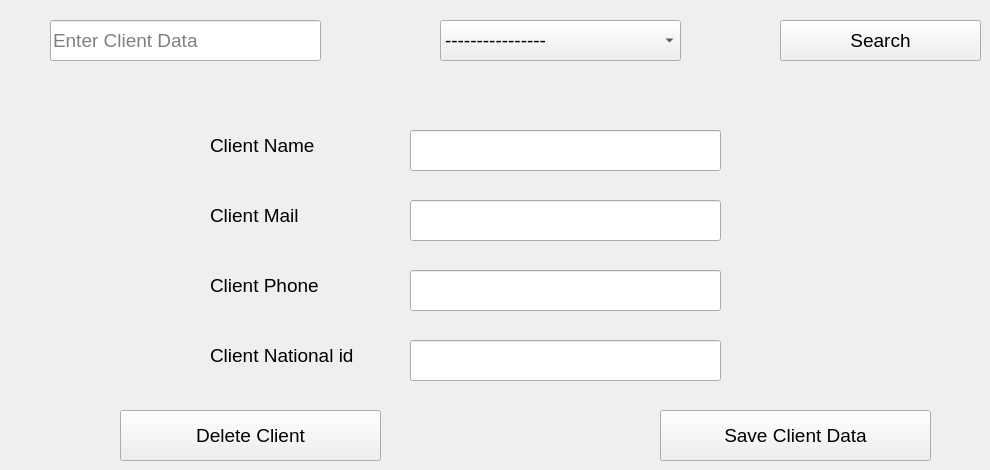
      <widget class="QWidget" name="tab_18">
       <attribute name="title">
        <string>Edit Or Delete Client</string>
       </attribute>
       <widget class="QLineEdit" name="lineEdit_24">
        <property name="geometry">
         <rect>
          <x>50</x>
          <y>20</y>
          <width>271</width>
          <height>41</height>
         </rect>
        </property>
        <property name="font">
         <font>
          <family>Segoe UI</family>
          <pointsize>14</pointsize>
         </font>
        </property>
        <property name="placeholderText">
         <string>Enter Client Data</string>
        </property>
       </widget>
       <widget class="QLineEdit" name="lineEdit_22">
        <property name="geometry">
         <rect>
          <x>410</x>
          <y>340</y>
          <width>311</width>
          <height>41</height>
         </rect>
        </property>
        <property name="font">
         <font>
          <family>Segoe UI</family>
          <pointsize>14</pointsize>
         </font>
        </property>
        <property name="placeholderText">
         <string/>
        </property>
       </widget>
       <widget class="QPushButton" name="pushButton_21">
        <property name="geometry">
         <rect>
          <x>780</x>
          <y>20</y>
          <width>201</width>
          <height>41</height>
         </rect>
        </property>
        <property name="font">
         <font>
          <family>Segoe UI</family>
          <pointsize>14</pointsize>
         </font>
        </property>
        <property name="text">
         <string>Search</string>
        </property>
       </widget>
       <widget class="QLineEdit" name="lineEdit_25">
        <property name="geometry">
         <rect>
          <x>410</x>
          <y>200</y>
          <width>311</width>
          <height>41</height>
         </rect>
        </property>
        <property name="font">
         <font>
          <family>Segoe UI</family>
          <pointsize>14</pointsize>
         </font>
        </property>
        <property name="placeholderText">
         <string/>
        </property>
       </widget>
       <widget class="QLabel" name="label_29">
        <property name="geometry">
         <rect>
          <x>210</x>
          <y>340</y>
          <width>161</width>
          <height>31</height>
         </rect>
        </property>
        <property name="font">
         <font>
          <family>Segoe UI</family>
          <pointsize>14</pointsize>
         </font>
        </property>
        <property name="text">
         <string>Client National id</string>
        </property>
       </widget>
       <widget class="QLabel" name="label_30">
        <property name="geometry">
         <rect>
          <x>210</x>
          <y>270</y>
          <width>161</width>
          <height>31</height>
         </rect>
        </property>
        <property name="font">
         <font>
          <family>Segoe UI</family>
          <pointsize>14</pointsize>
         </font>
        </property>
        <property name="text">
         <string>Client Phone</string>
        </property>
       </widget>
       <widget class="QComboBox" name="comboBox_19">
        <property name="geometry">
         <rect>
          <x>440</x>
          <y>20</y>
          <width>241</width>
          <height>41</height>
         </rect>
        </property>
        <property name="font">
         <font>
          <family>Segoe UI</family>
          <pointsize>14</pointsize>
          <weight>50</weight>
          <bold>false</bold>
         </font>
        </property>
        <item>
         <property name="text">
          <string>----------------</string>
         </property>
        </item>
        <item>
         <property name="text">
          <string>Client Name</string>
         </property>
        </item>
        <item>
         <property name="text">
          <string>Client Phone</string>
         </property>
        </item>
        <item>
         <property name="text">
          <string>Client Mail</string>
         </property>
        </item>
        <item>
         <property name="text">
          <string>Client National Id</string>
         </property>
        </item>
       </widget>
       <widget class="QLabel" name="label_31">
        <property name="geometry">
         <rect>
          <x>210</x>
          <y>130</y>
          <width>161</width>
          <height>31</height>
         </rect>
        </property>
        <property name="font">
         <font>
          <family>Segoe UI</family>
          <pointsize>14</pointsize>
         </font>
        </property>
        <property name="text">
         <string>Client Name</string>
        </property>
       </widget>
       <widget class="QLineEdit" name="lineEdit_26">
        <property name="geometry">
         <rect>
          <x>410</x>
          <y>270</y>
          <width>311</width>
          <height>41</height>
         </rect>
        </property>
        <property name="font">
         <font>
          <family>Segoe UI</family>
          <pointsize>14</pointsize>
         </font>
        </property>
        <property name="placeholderText">
         <string/>
        </property>
       </widget>
       <widget class="QLineEdit" name="lineEdit_27">
        <property name="geometry">
         <rect>
          <x>410</x>
          <y>130</y>
          <width>311</width>
          <height>41</height>
         </rect>
        </property>
        <property name="font">
         <font>
          <family>Segoe UI</family>
          <pointsize>14</pointsize>
         </font>
        </property>
        <property name="placeholderText">
         <string/>
        </property>
       </widget>
       <widget class="QLabel" name="label_32">
        <property name="geometry">
         <rect>
          <x>210</x>
          <y>200</y>
          <width>161</width>
          <height>31</height>
         </rect>
        </property>
        <property name="font">
         <font>
          <family>Segoe UI</family>
          <pointsize>14</pointsize>
         </font>
        </property>
        <property name="text">
         <string>Client Mail</string>
        </property>
       </widget>
       <widget class="QPushButton" name="pushButton_19">
        <property name="geometry">
         <rect>
          <x>660</x>
          <y>410</y>
          <width>271</width>
          <height>51</height>
         </rect>
        </property>
        <property name="font">
         <font>
          <family>Segoe UI</family>
          <pointsize>14</pointsize>
         </font>
        </property>
        <property name="text">
         <string>Save Client Data</string>
        </property>
       </widget>
       <widget class="QPushButton" name="pushButton_20">
        <property name="geometry">
         <rect>
          <x>120</x>
          <y>410</y>
          <width>261</width>
          <height>51</height>
         </rect>
        </property>
        <property name="font">
         <font>
          <family>Segoe UI</family>
          <pointsize>14</pointsize>
         </font>
        </property>
        <property name="text">
         <string>Delete Client</string>
        </property>
       </widget>
      </widget>
